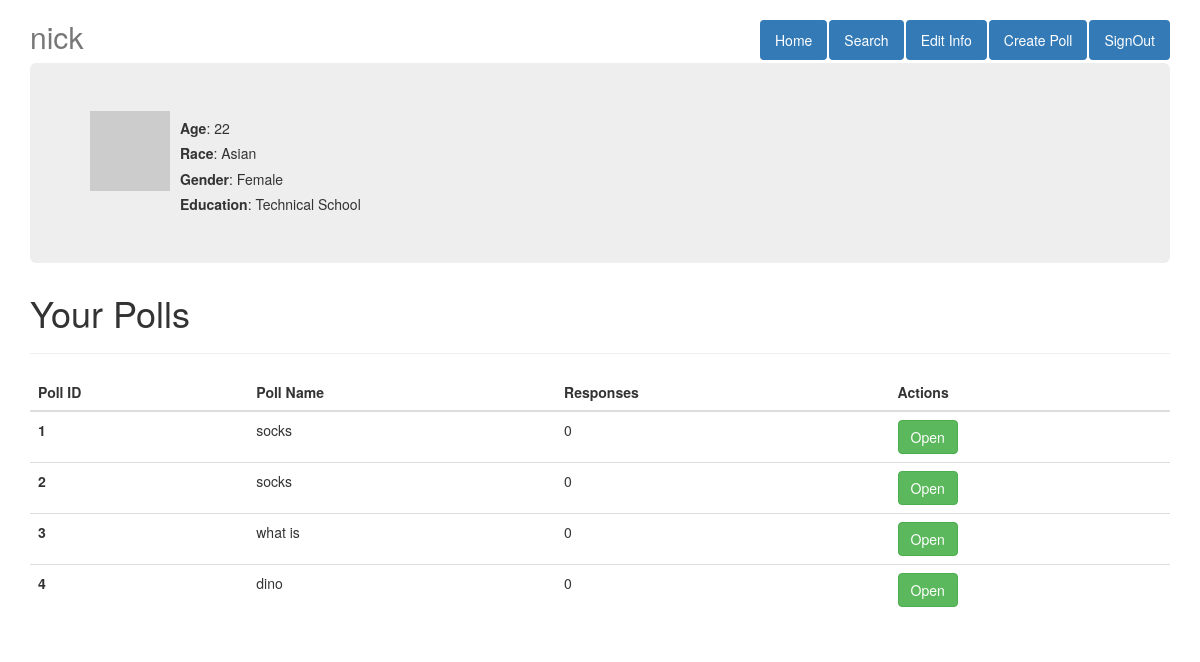
Page /user/nick (signed in) on the earlier database version.
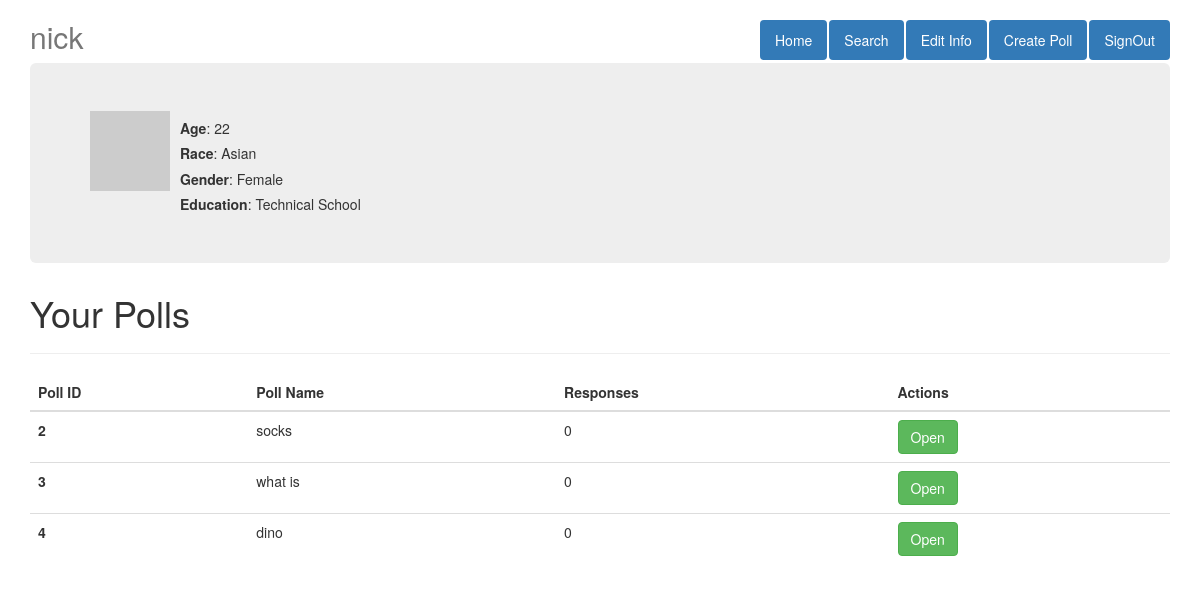
Same page on the later database version.
### app/models/table_declaration.py (models this page shows, shortened)
class User(db.Model):
    __tablename__ = 'users'
    user_id = db.Column(db.Integer,Sequence('user_id_seq'), primary_key=True)
    user_name = db.Column(db.String(20), unique=True)
    user_email = db.Column(db.String(50), unique=True)
    user_pword = db.Column(db.String(80))
    user_age = db.Column(db.Integer)
    user_race = db.Column(db.String)
    user_gender = db.Column(db.String)
    user_edu = db.Column(db.String)
    def avatar(self, size):
        return 'http://www.gravatar.com/avatar/%s?d=mm&s=%d' % (md5(self.user_email.encode('utf-8')).hexdigest(), size)
    @property
    def is_authenticated(self):
        return True

class Poll(db.Model):
    __tablename__= 'polls'
    poll_id = db.Column(db.Integer, primary_key=True)
    poll_title = db.Column(db.String(50))
    poll_user_id = db.Column(db.Integer, ForeignKey('users.user_id'))
    poll_questions = db.relationship('Question', backref='q', lazy='dynamic')
    poll_responses = db.relationship('PollResponse', backref='r', lazy='dynamic')

### app/views.py (the view)
@app.route('/user/<user_name>', methods=['POST','GET'])
@login_required
def user(user_name):
    user = user_query(user_name, 1)
    polls = get_polls_by_user(user.user_id)
    return render_template('user.html', user=user, polls=list(polls))

### app/models/poll_whisperer.py (called while the page is built)
def get_polls_by_user(user_id):
    polls = db.session.query(Poll).filter_by(poll_user_id=user_id).all()
    db.session.close()
    return polls

### app/models/user_whisperer.py (called while the page is built)
def user_query(data, opt=0):
    q = None
    if opt is 0: q = db.session.query(User).filter_by(user_id=data).first()
    elif opt is 1: q = db.session.query(User).filter_by(user_name=data).first()
    elif opt is 2: q = db.session.query(User).filter_by(user_email=data).first()
    elif opt is 3: q = db.session.query(User).filter_by(user_pword=data).first()
    db.session.close()
    return q

### app/views.py (called while the page is built)
@lm.user_loader
def load_user(user_id):
    return User.query.get(int(user_id))

@app.before_request
def before_request():
    g.user = current_user

### app/templates/user.html (shortened to what this page needs)
<!DOCTYPE html>
<html lang="en">
<head>
    <link href="https://maxcdn.bootstrapcdn.com/bootstrap/3.3.7/css/bootstrap.min.css" rel="stylesheet">
    <link href="http://getbootstrap.com/examples/jumbotron-narrow/jumbotron-narrow.css" rel="stylesheet">
</head>
<body>
    <div class="container">
        <div class="header">
            <nav>
                <ul class="nav nav-pills pull-right">
                    <li role="presentation" class="active"><a href="{{url_for('user',user_name=g.user.user_name)}}">Home</a>
                    </li>
                    <li role="presentation" class="active"><a href="{{url_for('search')}}">Search</a>
                    </li>
                    <li role="presentation" class="active"><a href="{{url_for('edit',user_name=g.user.user_name)}}">Edit Info</a>
                    </li>
                    <li role="presentation" class="active"><a href="{{url_for('showCreatePoll')}}">Create Poll</a>
                    </li>
                    <li role="presentation" class="active"><a href="{{url_for('signOut')}}">SignOut</a>
                    </li>
                </ul>
            </nav>
            <h2 class="text-muted">  {{user.user_name}}</h2>
        </div>
        <div style="height: 200px;" class="jumbotron">
            <div style="float:left;">
                <img src="{{user.avatar(128)}}">
            </div>
            <div style="float: left; margin-left: 10px;">
                <h5> <b>Age</b>: {{ user.user_age }}</h5>
                <h5> <b>Race</b>: {{ user.user_race }}</h5>
                <h5> <b>Gender</b>: {{ user.user_gender }}</h5>
                <h5> <b>Education</b>: {{ user.user_edu }}</h5>
            </div>
        </div>
        <div id="poll_results">
          <h1>Your Polls</h1>
          <hr>
          <table class="table">
					<thead>
						<tr>
							<th scope="col">Poll ID</th>
							<th scope="col">Poll Name</th>
							<th scope="col">Responses</th>
							<th scope="col">Actions</th>
						</tr>
					</thead>
					<tbody>
						{% for poll in polls %}
						<tr>
							<th scope="row">{{poll.poll_id}}</th>
							<td>{{poll.poll_title}}</td>
							<td>0</td>
							<td>
         	 			<button class="btn btn-success" onclick="window.location.href='/poll/{{poll.poll_id}}'">Open</button>
							</td>
						</tr>
						{% endfor %}
					</tbody>
					</table>
        </div>
    </div>
</body>
</html>

Differences in the rows shown:
no longer on this page (row edited): Poll: poll_id "1", poll_title "socks"
